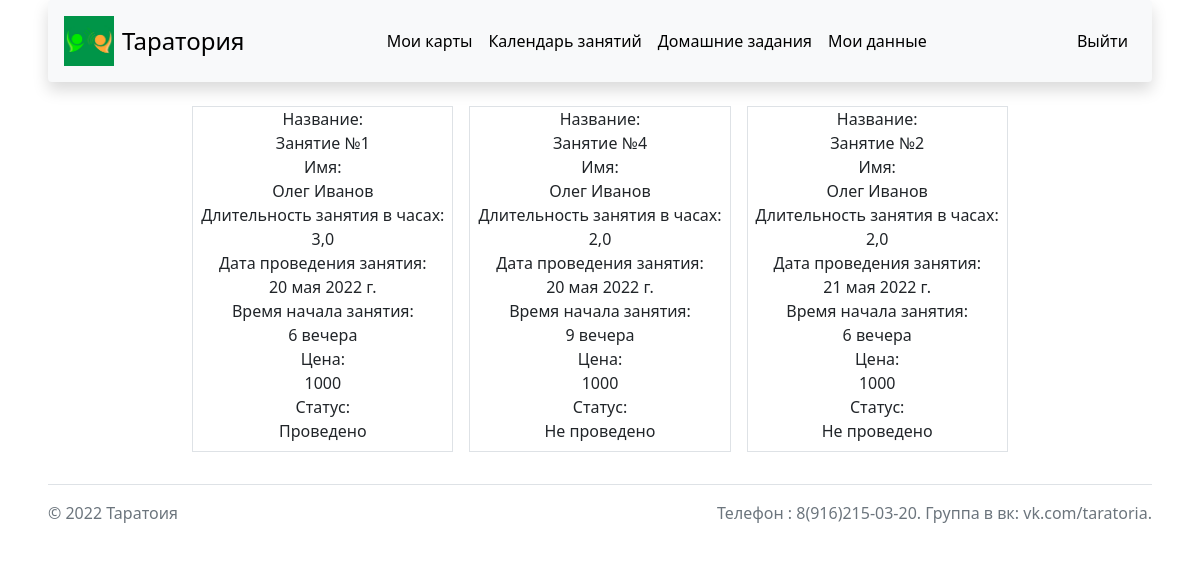
The page /crm/calendar (signed in) on the database its author committed.
### crm/models.py (models this page shows, shortened)
class Calendar(models.Model):
    login = models.ForeignKey('auth.User', on_delete=models.CASCADE)
    class_name = models.CharField('Название занятия:',max_length=100)
    duration = models.FloatField('Длительность занятия:',max_length=100, blank=True, null=True)
    date_of_the_lesson = models.DateField('Дата проведения занятия:', blank=True, null=True)
    time_of_the_lesson = models.CharField('Время начала занятия:', max_length=100, blank=True)
    cash = models.IntegerField('Цена:', blank=True, null=True)
    status = models.CharField('Статус:', max_length=100, blank=True)
    class Meta:
        verbose_name = 'Занятие'
        verbose_name_plural = 'Занятия'

### crm/views.py (the view)
# urls.py: path('calendar', views.calendar, name='calendar'),
def calendar(request):
    data={}
    user = User.objects.all()
    if request.user.username == 'speech':
        if request.method == 'GET':
            form = CalendarForm(request.GET)
            if request.GET.get('second_data') == None and request.GET.get('first_data') == None and request.GET.get('login') == None:
                form = CalendarForm()
                news = Calendar.objects.filter(login__is_active=True).order_by('date_of_the_lesson')
                data= {
                    'form': form,
                    'news': news,
                    'user': user
                }
            else:
                if request.GET.get('login') == "":
                    if request.GET.get('second_data') == "" and request.GET.get('first_data') != "":
                        news = Calendar.objects.filter(login__is_active=True).filter(date_of_the_lesson=request.GET.get('first_data')).order_by(
                            'date_of_the_lesson')
                        data = {
                            'form': form,
                            'news': news,
                            'user': user
                        }
                    elif request.GET.get('second_data') != "" and request.GET.get('first_data') != "":
                        news = Calendar.objects.filter(login__is_active=True).filter(
                            date_of_the_lesson__range=[request.GET.get('first_data'),
                                                       request.GET.get('second_data')]).order_by('date_of_the_lesson')
                        data = {
                            'form': form,
                            'news': news,
                            'user': user
                        }
                    else:
                        form = CalendarForm()
                        news = Calendar.objects.all().filter(login__is_active=True).order_by('date_of_the_lesson')
                        data = {
                            'form': form,
                            'news': news,
                            'user': user
                        }
                else:
                    if request.GET.get('second_data') == "" and request.GET.get('first_data') != "":
                        news = Calendar.objects.filter(login__is_active=True).filter(date_of_the_lesson=request.GET.get('first_data')).filter(login=request.GET.get('login')).order_by(
                            'date_of_the_lesson')
                        data = {
                            'form': form,
                            'news': news,
                            'user': user
                        }
                    elif request.GET.get('second_data') != "" and request.GET.get('first_data') != "":
                        news = Calendar.objects.filter(login__is_active=True).filter(
                            date_of_the_lesson__range=[request.GET.get('first_data'),
                                                       request.GET.get('second_data')]).filter(login=request.GET.get('login')).order_by('date_of_the_lesson')
                        data = {
                            'form': form,
                            'news': news,
                            'user': user
                        }
                    else:
                        form = CalendarForm()
                        news = Calendar.objects.filter(login__is_active=True).filter(login=request.GET.get('login')).order_by('date_of_the_lesson')
                        data = {
                            'form': form,
                            'news': news,
                            'user': user
                        }
    else:
        form = CalendarForm()
        news = Calendar.objects.filter(login=request.user.id).order_by('date_of_the_lesson')
        data = {
            'form': form,
            'news': news,
            'user': user
        }
    return render(request, 'crm/calendar.html', data)

### crm/templates/crm/calendar.html (shortened to what this page needs)
{% extends 'crm/sample.html' %}
{% load static %}
{% block content %}
    {% if request.user.is_authenticated and request.user.username == 'speech' %}
        <div class="mb-2 px-2 pb-2 mx-2 text-center">
            <form method="get">
                <p class="mb-2 mb-md-0">Имя пользователя:</p>
                {{ form.login }}
                <p class="mb-2 mb-md-0">Первая дата:</p>
                {{ form.first_data }}
                <p class="mb-2 mb-md-0">Вторая дата:</p>
                {{ form.second_data }}<br>
                <button class="btn btn-success mt-3" type="submit">Готово</button>
            </form>
            <div class="text-center mt-2">
                <a href="{% url 'create_calendar' %}" class="px-2 text-black" >Создать занятие</a>
            </div>
        </div>
        <div class="d-flex flex-wrap justify-content-center text-center mx-2">
            {% for el in news %}
                <div class="border mb-2 px-2 pb-2 mx-2">
                     <p class="mb-2 mb-md-0">Название:</p>
                    {{ el.class_name }}
                    <p class="mb-2 mb-md-0">Имя:</p>
                    {% for el2 in user %}
                        {% if el2.id == el.login_id %}
                            {{ el2.first_name }} {{ el2.last_name }}
                        {% endif %}
                    {% endfor %}
                    <p class="mb-2 mb-md-0">Длительность занятия в часах:</p>
                    {{ el.duration }}
                    <p class="mb-2 mb-md-0">Дата проведения занятия:</p>
                    {{ el.date_of_the_lesson }}
                    <p class="mb-2 mb-md-0">Время начала занятия:</p>
                    {{ el.time_of_the_lesson }}
                    <p class="mb-2 mb-md-0">Цена:</p>
                    {{ el.cash }}
                    <p class="mb-2 mb-md-0">Статус:</p>
                    {{ el.status }}<br>
                    <a href="{% url 'calendar_update' el.id %}" class="btn btn-warning mb-2" style="min-width: 20vh">Изменить данные</a><br>
                    <a href="{% url 'calendar_delete' el.id %}" class="btn btn-warning" style="min-width: 20vh">Удалить занятие</a>
                </div>
            {% endfor %}
        </div>
    {% elif request.user.is_authenticated %}
        <div class="d-flex flex-wrap justify-content-center text-center mx-2">
            {% for el in news %}
                <div class="border mb-2 px-2 pb-2 mx-2">
                     <p class="mb-2 mb-md-0">Название:</p>
                    {{ el.class_name }}
                    <p class="mb-2 mb-md-0">Имя:</p>
                    {% for el2 in user %}
                        {% if el2.id == el.login_id %}
                            {{ el2.first_name }} {{ el2.last_name }}
                        {% endif %}
                    {% endfor %}
                    <p class="mb-2 mb-md-0">Длительность занятия в часах:</p>
                    {{ el.duration }}
                    <p class="mb-2 mb-md-0">Дата проведения занятия:</p>
                    {{ el.date_of_the_lesson }}
                    <p class="mb-2 mb-md-0">Время начала занятия:</p>
                    {{ el.time_of_the_lesson }}
                    <p class="mb-2 mb-md-0">Цена:</p>
                    {{ el.cash }}
                    <p class="mb-2 mb-md-0">Статус:</p>
                    {{ el.status }}
                </div>
            {% endfor %}
        </div>
    {% else %}
         <div class="text-center">
                <p>Авторизуйтесь чтобы увидеть эту страницу</p>
                <a href="{% url 'login' %}" class="nav-link px-2 text-black text-center">Войти</a>
         </div>
    {% endif %}
{% endblock %}

### crm/templates/crm/sample.html (shortened to what this page needs)
{% load static %}
<!doctype html>
<html lang="en">
<head>
    <link rel="stylesheet" href="https://cdn.jsdelivr.net/npm/bootstrap@5.1.3/dist/css/bootstrap.min.css">
    <link rel="stylesheet" href="{% static 'website/css/sample.css'%}">
    <link rel="stylesheet" href="https://cdnjs.cloudflare.com/ajax/libs/jquery-datetimepicker/2.5.20/jquery.datetimepicker.min.css" />
</head>
<body>
<div class ="mx-5">
    <header class="d-flex flex-wrap align-items-center justify-content-center justify-content-md-between py-3 mb-4 px-3 rounded shadow bg-light">
      <a href="{% url 'crm_index' %}" class="d-flex align-items-center mb-2 mb-md-0 text-dark text-decoration-none">
      <img src="{% static 'website/img/logo_v2.png' %}" class="bi me-2" width="50" height="50" role="img" aria-label="Bootstrap">
      <span class="fs-4 text-black">Таратория</span>
      </a>
          {% if request.user.is_authenticated and request.user.username == 'speech' %}
              <ul class="nav col-12 col-md-auto mb-2 justify-content-center mb-md-0">
                <li><a href="{% url 'user_card' %}" class="nav-link px-2 text-black">Карты подопечных</a></li>
                <li><a href="{% url 'calendar' %}" class="nav-link px-2 text-black">Календарь занятий</a></li>
                <li><a href="{% url 'homework' %}" class="nav-link px-2 text-black">Домашние задания</a></li>
                <li><a href="{% url 'statistics' %}" class="nav-link px-2 text-black">Статисика</a></li>
                <li><a href="{% url 'user_profile' %}" class="nav-link px-2 text-black">Модерация пользователей</a></li>
                <li><a href="{% url 'archive' %}" class="nav-link px-2 text-black">Архив</a></li>
                <li><a href="{% url 'password_change' %}" class="nav-link px-2 text-black">Смена пароля</a></li>
              </ul>
              <a href="{% url 'logout' %}" class="nav-link px-2 text-black">Выйти</a>
        {% elif request.user.is_authenticated %}
              <ul class="nav col-12 col-md-auto mb-2 justify-content-center mb-md-0">
                <li><a href="{% url 'user_card' %}" class="nav-link px-2 text-black">Мои карты</a></li>
                <li><a href="{% url 'calendar' %}" class="nav-link px-2 text-black">Календарь занятий</a></li>
                <li><a href="{% url 'homework' %}" class="nav-link px-2 text-black">Домашние задания</a></li>
                <li><a href="{% url 'user_profile' %}" class="nav-link px-2 text-black">Мои данные</a></li>
              </ul>
              <a href="{% url 'logout' %}" class="nav-link px-2 text-black">Выйти</a>
        {% else %}
              <a href="{% url 'login' %} " class="nav-link px-2 text-black">Войти</a>
        {% endif %}
    </header>
        {% block content %}{% endblock %}
    <footer class="d-flex flex-wrap justify-content-between align-items-center py-3 my-4 border-top">
        <div class="col-md-4 d-flex align-items-center">
          <span class="text-muted">© 2022 Таратоия</span>
        </div>
        <div class=" d-flex align-items-center">
          <span class="text-muted">Телефон : 8(916)215-03-20. Группа в вк: vk.com/taratoria.</span>
        </div>
    </footer>
</div>
</body>
</html>

### website/static/website/css/sample.css (style rules this page uses)
a { text-decoration: none; }

### rows shown on the page
Calendar: class_name "Занятие №1", duration "3,0", date_of_the_lesson "20 мая 2022 г.", time_of_the_lesson "6 вечера", cash "1000", status "Проведено"
Calendar: class_name "Занятие №4", duration "2,0", date_of_the_lesson "20 мая 2022 г.", time_of_the_lesson "9 вечера", cash "1000", status "Не проведено"
Calendar: class_name "Занятие №2", duration "2,0", date_of_the_lesson "21 мая 2022 г.", time_of_the_lesson "6 вечера", cash "1000", status "Не проведено"

### other values the page prints
{{ el2.first_name }} "Олег"
{{ el2.last_name }} "Иванов"
